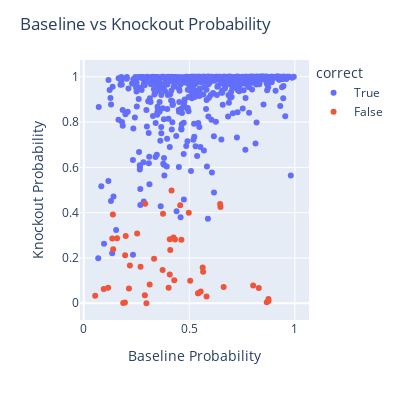

Notebook code cell kept with this figure:
### Code cell
# from tkinter import font
import plotly.express as px

fig = px.scatter(merged, x="baseline prob", y="knockout prob", color="correct")
fig.update_layout(
    title="Baseline vs Knockout Probability",
    xaxis_title="Baseline Probability",
    yaxis_title="Knockout Probability",
    width=400,
    height=400,
    font=dict(size=12),
)
fig.show()
# merged.loc[0, 'token']

### Figure 1 — Plotly figure (JSON) as saved in the notebook; plotly's stock layout.template omitted (floating-point values rounded to 4 significant figures; data arrays with more than 128 entries replaced by an {"elided": "..."} marker saying what was removed)
{"data": [{"hovertemplate": "correct=True<br>baseline prob=%{x}<br>knockout prob=%{y}<extra></extra>", "legendgroup": "True", "marker": {"color": "#636efa", "symbol": "circle"}, "mode": "markers", "name": "True", "orientation": "v", "showlegend": true, "type": "scatter", "x": {"elided": "762 float values"}, "xaxis": "x", "y": {"elided": "762 float values"}, "yaxis": "y"}, {"hovertemplate": "correct=False<br>baseline prob=%{x}<br>knockout prob=%{y}<extra></extra>", "legendgroup": "False", "marker": {"color": "#EF553B", "symbol": "circle"}, "mode": "markers", "name": "False", "orientation": "v", "showlegend": true, "type": "scatter", "x": [0.8748, 0.5419, 0.5633, 0.4021, 0.4158, 0.09478, 0.2142, 0.2909, 0.5541, 0.3331, 0.4098, 0.2692, 0.4289, 0.4322, 0.4252, 0.1579, 0.5653, 0.5816, 0.6626, 0.1157, 0.3736, 0.1382, 0.5042, 0.875, 0.1951, 0.2894, 0.5419, 0.187, 0.6476, 0.1352, 0.3124, 0.8291, 0.297, 0.3756, 0.4076, 0.8666, 0.8023, 0.4975, 0.4075, 0.0544, 0.4626, 0.1396, 0.6459, 0.4569, 0.1989, 0.253, 0.2187, 0.1962], "xaxis": "x", "y": [0.01937, 0.04403, 0.1576, 0.06907, 0.4979, 0.06331, 0.06576, 0.4395, 0.0525, 0.1965, 0.235, 0.161, 0.1011, 0.2818, 0.2908, 0.287, 0.1389, 0.03009, 0.0719, 0.06894, 0.1474, 0.3923, 0.09965, 0.01011, 0.003639, 0.0352, 0.04403, 0.001065, 0.4249, 0.2857, 0.08307, 0.06779, 0.000133, 0.3957, 0.2831, 0.00464, 0.07842, 0.3999, 0.1274, 0.03272, 0.2802, 0.238, 0.4379, 0.4328, 0.2967, 0.3078, 0.1667, 0.2117], "yaxis": "y"}], "layout": {"font": {"size": 12}, "height": 400, "legend": {"title": {"text": "correct"}, "tracegroupgap": 0}, "margin": {"t": 60}, "title": {"text": "Baseline vs Knockout Probability"}, "width": 400, "xaxis": {"anchor": "y", "domain": [0, 1], "title": {"text": "Baseline Probability"}}, "yaxis": {"anchor": "x", "domain": [0, 1], "title": {"text": "Knockout Probability"}}}}
